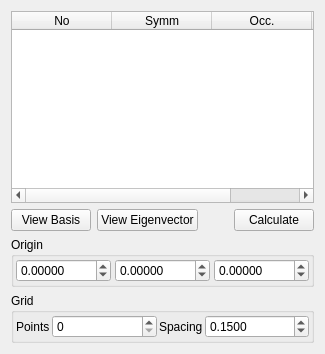
       <widget class="QWidget" name="OrbitalsPage">
        <attribute name="title">
         <string>Orbitals</string>
        </attribute>
        <layout class="QVBoxLayout" name="verticalLayout_3">
         <item>
          <widget class="QTableWidget" name="OrbitalTable">
           <property name="selectionMode">
            <enum>QAbstractItemView::SingleSelection</enum>
           </property>
           <property name="selectionBehavior">
            <enum>QAbstractItemView::SelectRows</enum>
           </property>
           <column>
            <property name="text">
             <string>No</string>
            </property>
           </column>
           <column>
            <property name="text">
             <string>Symm</string>
            </property>
           </column>
           <column>
            <property name="text">
             <string>Occ.</string>
            </property>
           </column>
           <column>
            <property name="text">
             <string>Energy</string>
            </property>
           </column>
          </widget>
         </item>
         <item>
          <layout class="QHBoxLayout" name="horizontalLayout_5">
           <item>
            <widget class="QPushButton" name="ViewBasisButton">
             <property name="text">
              <string>View Basis</string>
             </property>
            </widget>
           </item>
           <item>
            <widget class="QPushButton" name="ViewEigenvectorButton">
             <property name="text">
              <string>View Eigenvector</string>
             </property>
            </widget>
           </item>
           <item>
            <spacer name="horizontalSpacer_2">
             <property name="orientation">
              <enum>Qt::Horizontal</enum>
             </property>
             <property name="sizeHint" stdset="0">
              <size>
               <width>13</width>
               <height>20</height>
              </size>
             </property>
            </spacer>
           </item>
           <item>
            <widget class="QPushButton" name="OrbitalCalculateButton">
             <property name="text">
              <string>Calculate</string>
             </property>
            </widget>
           </item>
          </layout>
         </item>
         <item>
          <widget class="QGroupBox" name="OriginGroup">
           <property name="title">
            <string>Origin</string>
           </property>
           <layout class="QVBoxLayout" name="verticalLayout_2">
            <property name="spacing">
             <number>2</number>
            </property>
            <property name="margin">
             <number>2</number>
            </property>
            <item>
             <layout class="QHBoxLayout" name="_2">
              <property name="spacing">
               <number>4</number>
              </property>
              <property name="margin">
               <number>0</number>
              </property>
              <item>
               <widget class="QDoubleSpinBox" name="OrbitalOriginXSpin">
                <property name="sizePolicy">
                 <sizepolicy hsizetype="Expanding" vsizetype="Fixed">
                  <horstretch>0</horstretch>
                  <verstretch>0</verstretch>
                 </sizepolicy>
                </property>
                <property name="decimals">
                 <number>5</number>
                </property>
                <property name="minimum">
                 <double>-1000.000000000000000</double>
                </property>
                <property name="maximum">
                 <double>1000.000000000000000</double>
                </property>
               </widget>
              </item>
              <item>
               <widget class="QDoubleSpinBox" name="OrbitalOriginYSpin">
                <property name="sizePolicy">
                 <sizepolicy hsizetype="Expanding" vsizetype="Fixed">
                  <horstretch>0</horstretch>
                  <verstretch>0</verstretch>
                 </sizepolicy>
                </property>
                <property name="decimals">
                 <number>5</number>
                </property>
                <property name="minimum">
                 <double>-1000.000000000000000</double>
                </property>
                <property name="maximum">
                 <double>1000.000000000000000</double>
                </property>
               </widget>
              </item>
              <item>
               <widget class="QDoubleSpinBox" name="OrbitalOriginZSpin">
                <property name="sizePolicy">
                 <sizepolicy hsizetype="Expanding" vsizetype="Fixed">
                  <horstretch>0</horstretch>
                  <verstretch>0</verstretch>
                 </sizepolicy>
                </property>
                <property name="decimals">
                 <number>5</number>
                </property>
                <property name="minimum">
                 <double>-1000.000000000000000</double>
                </property>
                <property name="maximum">
                 <double>1000.000000000000000</double>
                </property>
               </widget>
              </item>
             </layout>
            </item>
           </layout>
          </widget>
         </item>
         <item>
          <widget class="QGroupBox" name="groupBox_5">
           <property name="title">
            <string>Grid</string>
           </property>
           <layout class="QHBoxLayout" name="horizontalLayout_6">
            <property name="spacing">
             <number>2</number>
            </property>
            <property name="margin">
             <number>2</number>
            </property>
            <item>
             <widget class="QLabel" name="PointsLabel">
              <property name="sizePolicy">
               <sizepolicy hsizetype="Minimum" vsizetype="Preferred">
                <horstretch>0</horstretch>
                <verstretch>0</verstretch>
               </sizepolicy>
              </property>
              <property name="text">
               <string>Points</string>
              </property>
             </widget>
            </item>
            <item>
             <widget class="QSpinBox" name="OrbitalPointsSpin">
              <property name="sizePolicy">
               <sizepolicy hsizetype="Expanding" vsizetype="Fixed">
                <horstretch>0</horstretch>
                <verstretch>0</verstretch>
               </sizepolicy>
              </property>
              <property name="maximum">
               <number>1000</number>
              </property>
             </widget>
            </item>
            <item>
             <widget class="QLabel" name="SpacingLabel">
              <property name="sizePolicy">
               <sizepolicy hsizetype="Minimum" vsizetype="Preferred">
                <horstretch>0</horstretch>
                <verstretch>0</verstretch>
               </sizepolicy>
              </property>
              <property name="text">
               <string>Spacing</string>
              </property>
             </widget>
            </item>
            <item>
             <widget class="QDoubleSpinBox" name="OrbitalSpacingSpin">
              <property name="sizePolicy">
               <sizepolicy hsizetype="Expanding" vsizetype="Fixed">
                <horstretch>0</horstretch>
                <verstretch>0</verstretch>
               </sizepolicy>
              </property>
              <property name="decimals">
               <number>4</number>
              </property>
              <property name="minimum">
               <double>0.010000000000000</double>
              </property>
              <property name="maximum">
               <double>10.000000000000000</double>
              </property>
              <property name="singleStep">
               <double>0.050000000000000</double>
              </property>
              <property name="value">
               <double>0.150000000000000</double>
              </property>
             </widget>
            </item>
           </layout>
          </widget>
         </item>
        </layout>
       </widget>
